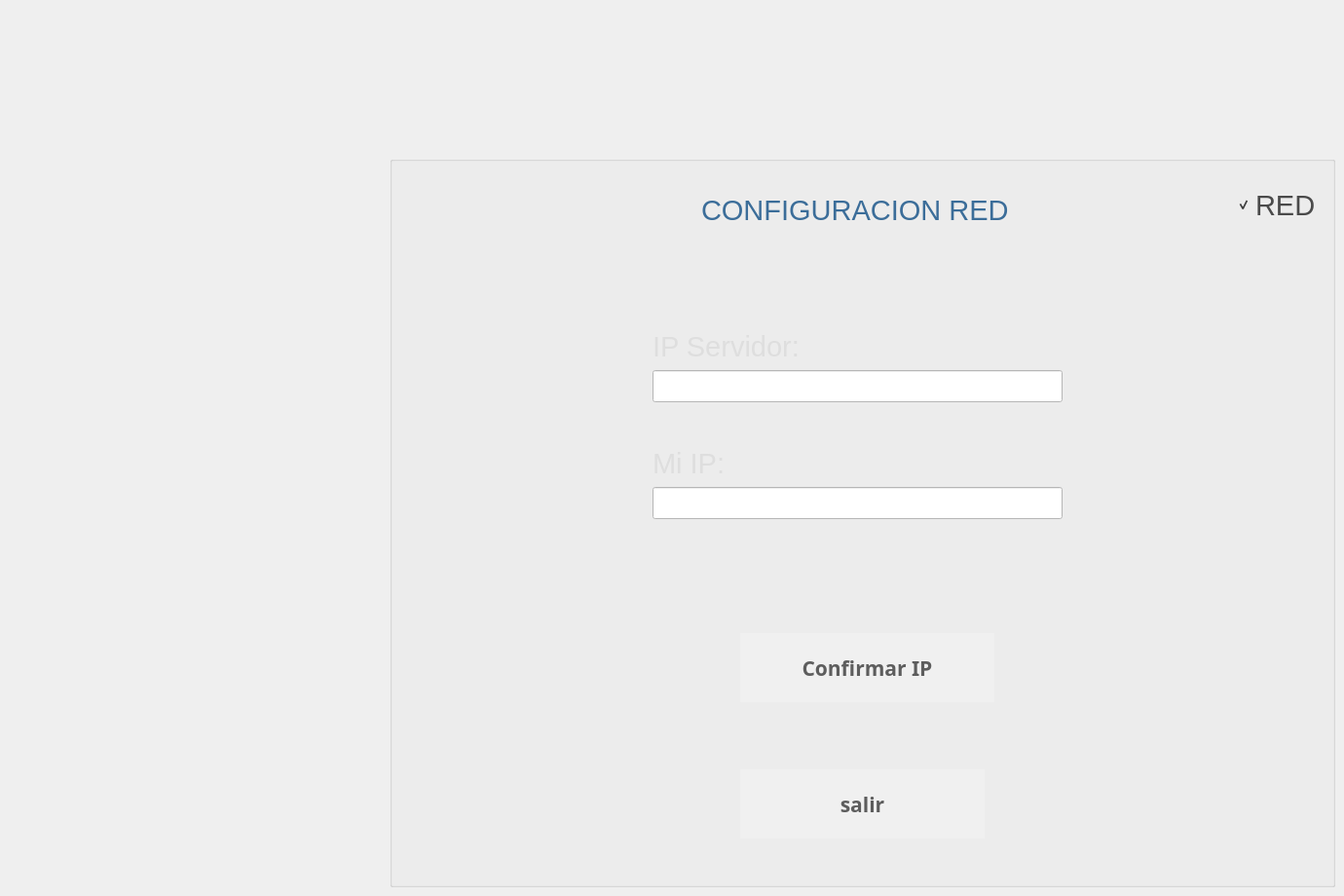
   <widget class="QWidget" name="page_37">
    <widget class="QGroupBox" name="groupBox_9">
     <property name="geometry">
      <rect>
       <x>400</x>
       <y>160</y>
       <width>971</width>
       <height>751</height>
      </rect>
     </property>
     <property name="styleSheet">
      <string notr="true">background-color: transparent
</string>
     </property>
     <property name="title">
      <string/>
     </property>
     <widget class="QLabel" name="ltime_63">
      <property name="geometry">
       <rect>
        <x>270</x>
        <y>300</y>
        <width>281</width>
        <height>31</height>
       </rect>
      </property>
      <property name="font">
       <font>
        <family>Segoe UI</family>
        <pointsize>22</pointsize>
        <weight>50</weight>
        <italic>false</italic>
        <bold>false</bold>
       </font>
      </property>
      <property name="styleSheet">
       <string notr="true">background-color:transparent;
color:rgb(222, 222, 222);
</string>
      </property>
      <property name="text">
       <string>Mi IP:</string>
      </property>
     </widget>
     <widget class="QPushButton" name="bconfirmarIP">
      <property name="geometry">
       <rect>
        <x>360</x>
        <y>490</y>
        <width>261</width>
        <height>71</height>
       </rect>
      </property>
      <property name="font">
       <font>
        <family>Ubuntu Mono</family>
        <pointsize>16</pointsize>
        <weight>75</weight>
        <italic>false</italic>
        <bold>true</bold>
        <underline>false</underline>
       </font>
      </property>
      <property name="toolTip">
       <string>Ayuda</string>
      </property>
      <property name="toolTipDuration">
       <number>3</number>
      </property>
      <property name="whatsThis">
       <string extracomment="help"/>
      </property>
      <property name="styleSheet">
       <string notr="true">background-color:rgb(240, 240, 240);
color:rgb(93, 93, 93);
border-radius:80%</string>
      </property>
      <property name="text">
       <string>Confirmar IP</string>
      </property>
      <property name="icon">
       <iconset>
        <normaloff>../../../../../cajsSATELITE/eum/app/cajeroF/iconos/fl.png</normaloff>../../../../../cajsSATELITE/eum/app/cajeroF/iconos/fl.png</iconset>
      </property>
      <property name="iconSize">
       <size>
        <width>40</width>
        <height>40</height>
       </size>
      </property>
     </widget>
     <widget class="QCheckBox" name="ch1">
      <property name="geometry">
       <rect>
        <x>870</x>
        <y>20</y>
        <width>151</width>
        <height>61</height>
       </rect>
      </property>
      <property name="font">
       <font>
        <family>Segoe UI</family>
        <pointsize>22</pointsize>
       </font>
      </property>
      <property name="styleSheet">
       <string notr="true">color:rgb(74, 74, 74)</string>
      </property>
      <property name="text">
       <string>RED</string>
      </property>
      <property name="checked">
       <bool>true</bool>
      </property>
     </widget>
     <widget class="QLineEdit" name="lhost">
      <property name="geometry">
       <rect>
        <x>270</x>
        <y>220</y>
        <width>421</width>
        <height>33</height>
       </rect>
      </property>
      <property name="styleSheet">
       <string notr="true">background-color:white;
color:black;</string>
      </property>
     </widget>
     <widget class="QLabel" name="ltime_64">
      <property name="geometry">
       <rect>
        <x>270</x>
        <y>180</y>
        <width>271</width>
        <height>31</height>
       </rect>
      </property>
      <property name="font">
       <font>
        <family>Segoe UI</family>
        <pointsize>22</pointsize>
        <weight>50</weight>
        <italic>false</italic>
        <bold>false</bold>
       </font>
      </property>
      <property name="styleSheet">
       <string notr="true">background-color:transparent;
color:rgb(222, 222, 222);
</string>
      </property>
      <property name="text">
       <string>IP Servidor:</string>
      </property>
     </widget>
     <widget class="QLabel" name="ltime_65">
      <property name="geometry">
       <rect>
        <x>320</x>
        <y>40</y>
        <width>491</width>
        <height>31</height>
       </rect>
      </property>
      <property name="font">
       <font>
        <family>Segoe UI</family>
        <pointsize>22</pointsize>
        <weight>50</weight>
        <italic>false</italic>
        <bold>false</bold>
       </font>
      </property>
      <property name="styleSheet">
       <string notr="true">background-color:transparent;
color:rgb(59, 109, 153);

</string>
      </property>
      <property name="text">
       <string>CONFIGURACION RED</string>
      </property>
     </widget>
     <widget class="QLineEdit" name="lip">
      <property name="geometry">
       <rect>
        <x>270</x>
        <y>340</y>
        <width>421</width>
        <height>33</height>
       </rect>
      </property>
      <property name="styleSheet">
       <string notr="true">background-color:white;
color:black;</string>
      </property>
     </widget>
     <widget class="QPushButton" name="bsalirred">
      <property name="geometry">
       <rect>
        <x>360</x>
        <y>630</y>
        <width>251</width>
        <height>71</height>
       </rect>
      </property>
      <property name="font">
       <font>
        <family>Ubuntu Mono</family>
        <pointsize>16</pointsize>
        <weight>75</weight>
        <italic>false</italic>
        <bold>true</bold>
        <underline>false</underline>
       </font>
      </property>
      <property name="toolTip">
       <string>Ayuda</string>
      </property>
      <property name="toolTipDuration">
       <number>3</number>
      </property>
      <property name="whatsThis">
       <string extracomment="help"/>
      </property>
      <property name="styleSheet">
       <string notr="true">background-color:rgb(240, 240, 240);
color:rgb(93, 93, 93);
border-radius:80%</string>
      </property>
      <property name="text">
       <string>salir</string>
      </property>
      <property name="icon">
       <iconset>
        <normaloff>../../../../../cajsSATELITE/eum/app/cajeroF/iconos/fb5.png</normaloff>../../../../../cajsSATELITE/eum/app/cajeroF/iconos/fb5.png</iconset>
      </property>
      <property name="iconSize">
       <size>
        <width>40</width>
        <height>40</height>
       </size>
      </property>
     </widget>
    </widget>
   </widget>
